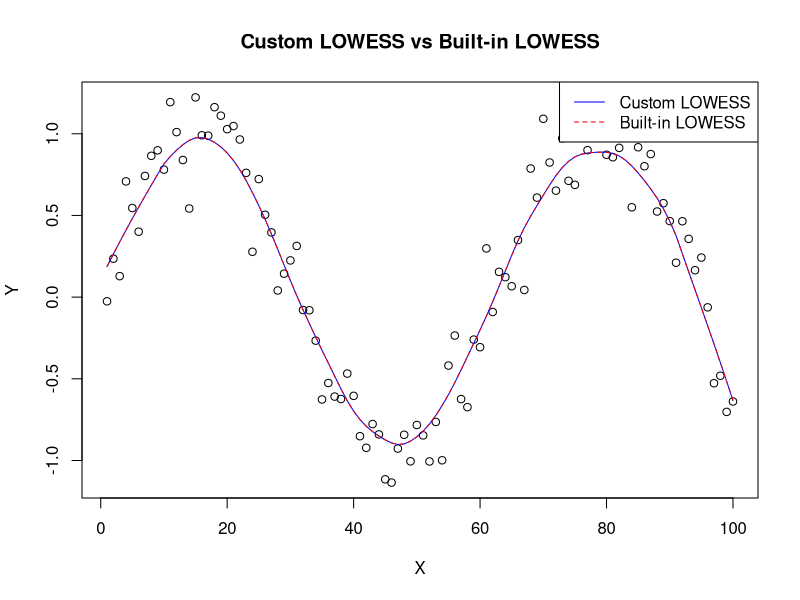

Source code (R):
## ---- chunk 1
set.seed(1)

x = seq(from = 1, to = 100, by = 1)
y = sin(x/10) + rnorm(length(x), mean = 0, sd = 0.2)
## ---- chunk 2
customLowess <- function(x, y, f) {
  n = length(x)
  k = ceiling(f * n)  
  y_smoothed = numeric(n)
  
  for (i in 1:n) {
    
    k_dist = abs(x - x[i])
    sorted_index = order(k_dist)
    closest_neighbors = sorted_index[1:k]
    
    max_dist = max(k_dist[closest_neighbors])
    
    wj = (1 - (k_dist[closest_neighbors] / max_dist)^3)^3
    wj[k_dist[closest_neighbors] >= max_dist] = 0
    
    X = cbind(1, x[closest_neighbors])
    W = diag(wj)
    Y = y[closest_neighbors]
    
    beta = solve(t(X) %*% W %*% X) %*% t(X) %*% W %*% Y
    
    y_smoothed[i] = beta[1] + beta[2] * x[i]
  }
  
  return(y_smoothed)
}


## ---- chunk 3
y_customLowess = customLowess(x, y, 0.2)
y_builtinLowess = lowess(x, y, f = 0.2, iter = 0)

plot(x, y, main = "Custom LOWESS vs Built-in LOWESS", xlab = "X", ylab = "Y")
lines(x, y_customLowess, col = "blue")
lines(y_builtinLowess$x, y_builtinLowess$y, col = "red", lty = 2)
legend("topright", legend = c("Custom LOWESS", "Built-in LOWESS"), 
       col = c("blue", "red"), lty = c(1,2))
